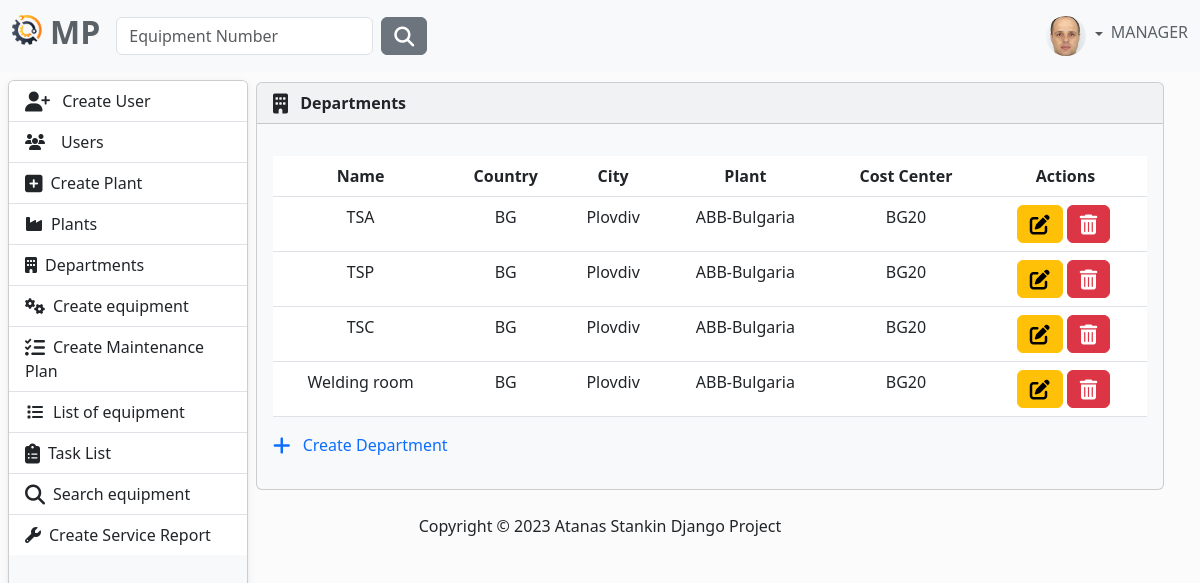
Page /plant/department-list/ (signed in) on the committed database.
### MaintenancePlanner/accounts/models.py (models this page shows, shortened)
class AppUser(AbstractUser, PermissionsMixin):
    username = models.CharField(
        max_length=30,
        validators=[
            MinLengthValidator(4),
        ],
        unique=True,
    )
    first_name = models.CharField(
        max_length=30,
        validators=[
            MinLengthValidator(2),
            user_name_validator,
        ]
    )
    last_name = models.CharField(
        max_length=30,
        validators=[
            MinLengthValidator(2),
            user_name_validator,
        ]
    )
    email = models.EmailField(unique=True)
    class Role(models.TextChoices):
        MANAGER = "MANAGER", 'Manager'
        SUPERVISOR = "SUPERVISOR", 'Supervisor'
        OPERATOR = "OPERATOR", 'Operator'
    role = models.CharField(max_length=50, choices=Role.choices)

class Profile(models.Model):
    user = models.OneToOneField(AppUser, on_delete=models.CASCADE)
    image = models.ImageField(
        default='images/default.jpg',
        null=True,
        blank=True,
        upload_to='images/'
    )

### MaintenancePlanner/plant/models.py (models this page shows, shortened)
class Department(models.Model):
    name = models.CharField(
        max_length=30,
    )
    plant = models.ForeignKey(
        to=Plant,
        on_delete=models.CASCADE,
    )

class Plant(models.Model):
    name = models.CharField(
        max_length=30,
    )
    country = models.CharField(
        max_length=30,
    )
    city = models.CharField(
        max_length=30,
    )
    address = models.CharField(
        max_length=50,
    )
    cost_center = models.CharField(
        max_length=10,
        verbose_name='Cost Center'
    )
    def __str__(self):
        return f'{self.cost_center}'

### MaintenancePlanner/plant/views.py (the view)
# urls.py: path('department-list/', DepartmentListVie.as_view(), name='department-list'),
class DepartmentListVie(LoginRequiredMixin, AllowedUsersMixin, ListView):
    allowed_roles = ['MANAGER', 'SUPERVISOR']
    template_name = 'department/department-list.html'
    model = Department
    context_object_name = 'departments'

### MaintenancePlanner/accounts/mixins.py (called while the page is built)
    def dispatch(self, request, *args, **kwargs):
        if request.user.role in self.allowed_roles:
            return super().dispatch(request, *args, **kwargs)
        else:
            return redirect('home-page')

### MaintenancePlanner/plant/templates/department/department-list.html (shortened to what this page needs)
{% extends "base.html" %}
{% load plant_tags %}
{% block content %}
    <div class="card bg-light ms-1 me-4 mb-4 mt-0">
        <div class="card-header">
            <i class="fa-solid fa-building fa-lg me-2"></i>
            <strong>Departments</strong>
        </div>
        <div class="card-body">
            <p class="card-text">
                {% if departments %}
                    <div class="table-responsive">
                    <table class="table table-hover">
                        <thead class="text-center">
                        <tr>
                            <th scope="col">Name</th>
                            <th scope="col">Country</th>
                            <th scope="col">City</th>
                            <th scope="col">Plant</th>
                            <th scope="col">Cost Center</th>
                            <th scope="col">Actions</th>
                        </tr>
                        </thead>
                        <tbody class="text-center">
                        {% for department in  departments %}
                            <tr>
                                <td>
                                    {{ department.name }}
                                </td>
                                <td>
                                    {{ department.plant.country }}
                                </td>
                                <td>
                                    {{ department.plant.city }}
                                </td>
                                <td>
                                    {{ department.plant.name }}
                                </td>
                                <td>
                                    {{ department.plant.cost_center }}
                                </td>
                                <td>
                                    <a class="btn btn-warning" href="{% url 'update-department' department.id %}">
                                        <i class="fa-solid fa-pen-to-square fa-lg"></i>
                                    </a>
                                    <button type="button" class="btn btn-danger me-1"
                                            href="{% url 'delete-department' department.id %}"
                                            data-bs-toggle="modal"
                                            data-bs-target="#myModal2{{ department.id }}">
                                        <i class="fa-solid fa-trash-can fa-lg"></i>
                                    </button>
                                </td>
                            </tr>
                        {% endfor %}
                        </tbody>
                    </table>
                {% else %}
                    <div class="row justify-content-center">
                        <div class="col-md-6 text-center">
                            <h5 class="alert alert-primary ms-4 me-4">There is no departments in the record </h5>
                        </div>
                    </div>
                {% endif %}
                {% if request.user.role == 'MANAGER' or request.user.role == 'SUPERVISOR' %}
                    <a class="link-primary text-decoration-none" href="{% url 'create-department' %}">
                        <i class="fa-solid fa-plus fa-lg me-2"></i>
                        Create Department
                    </a>
                {% endif %}
                </div>
            </p>
        </div>
    </div>
{% endblock %}

### templates/partials/navbar.html (shortened to what this page needs)
{% load static %}
<nav class="navbar navbar-expand-lg bg-light fixed-top" data-bs-theme="light">
    <div class="container-fluid">
        <a class="navbar-brand" href="{% url 'home-page' %}">
            <ul class="navbar-nav ms-auto d-flex flex-row">
                <li><img class="logo me-2" src="{% static 'img/logo.png' %}" alt="logo" height="30"></li>
                <li><h2 style="color: #5a6268; font-weight: bold">MP</h2></li>
            </ul>
        </a>
        <div class="collapse navbar-collapse" id="navbarColor01">
            {% if user.is_authenticated %}
                <form class="d-flex" method=POST action="{% url 'search-equipment' %}">
                    <input class="form-control me-sm-2" type="search" placeholder="Equipment Number"
                           name="number">
                    <button class="btn btn-secondary my-2 my-sm-0" type="submit"><i
                            class="fa-solid fa-magnifying-glass fa-lg"></i></button>
                </form>
            {% endif %}
            <ul class="navbar-nav ms-auto d-flex flex-row">
                {% if not request.user.is_authenticated %}
                    <li class="nav-item">
                        <a class="nav-link" href="{% url 'login' %}"><i
                                class="fa-solid fa-right-to-bracket fa-lg me-2"></i>Sig In
                        </a>
                    </li>
                {% else %}
                    <li class="nav-item dropdown d-flex align-items-center">
                        <div class="btn-group dropdown">
                            <a class="nav-link dropdown-toggle" data-bs-toggle="dropdown" href="#" role="button"
                               aria-haspopup="true" aria-expanded="false">
                                {% if user.profile.image %}
                                    <img src="{{ user.profile.image.url }}" class="rounded-circle" height="40"
                                         loading="lazy"/>
                                {% else %}
                                    <img src="{% static 'img/profile-img.png' %}" class="rounded-circle" height="40"
                                         loading="lazy"/>
                                {% endif %}
                            </a>
                        </div>
                        <h6 style="color: #5a6268">{{ request.user.role }}</h6>
                    </li>
                {% endif %}
            </ul>
        </div>
    </div>
</nav>

### static/css/body.css (style rules this page uses)
body { background-color: #fbfbfb; }

### rows in the picture
AppUser: profile.image (picture), user.role "MANAGER"
Department: name "TSA", plant.country "BG", plant.city "Plovdiv", plant.name "ABB-Bulgaria", plant.cost_center "BG20"
Department: name "TSP", plant.country "BG", plant.city "Plovdiv", plant.name "ABB-Bulgaria", plant.cost_center "BG20"
Department: name "TSC", plant.country "BG", plant.city "Plovdiv", plant.name "ABB-Bulgaria", plant.cost_center "BG20"
Department: name "Welding room", plant.country "BG", plant.city "Plovdiv", plant.name "ABB-Bulgaria", plant.cost_center "BG20"
